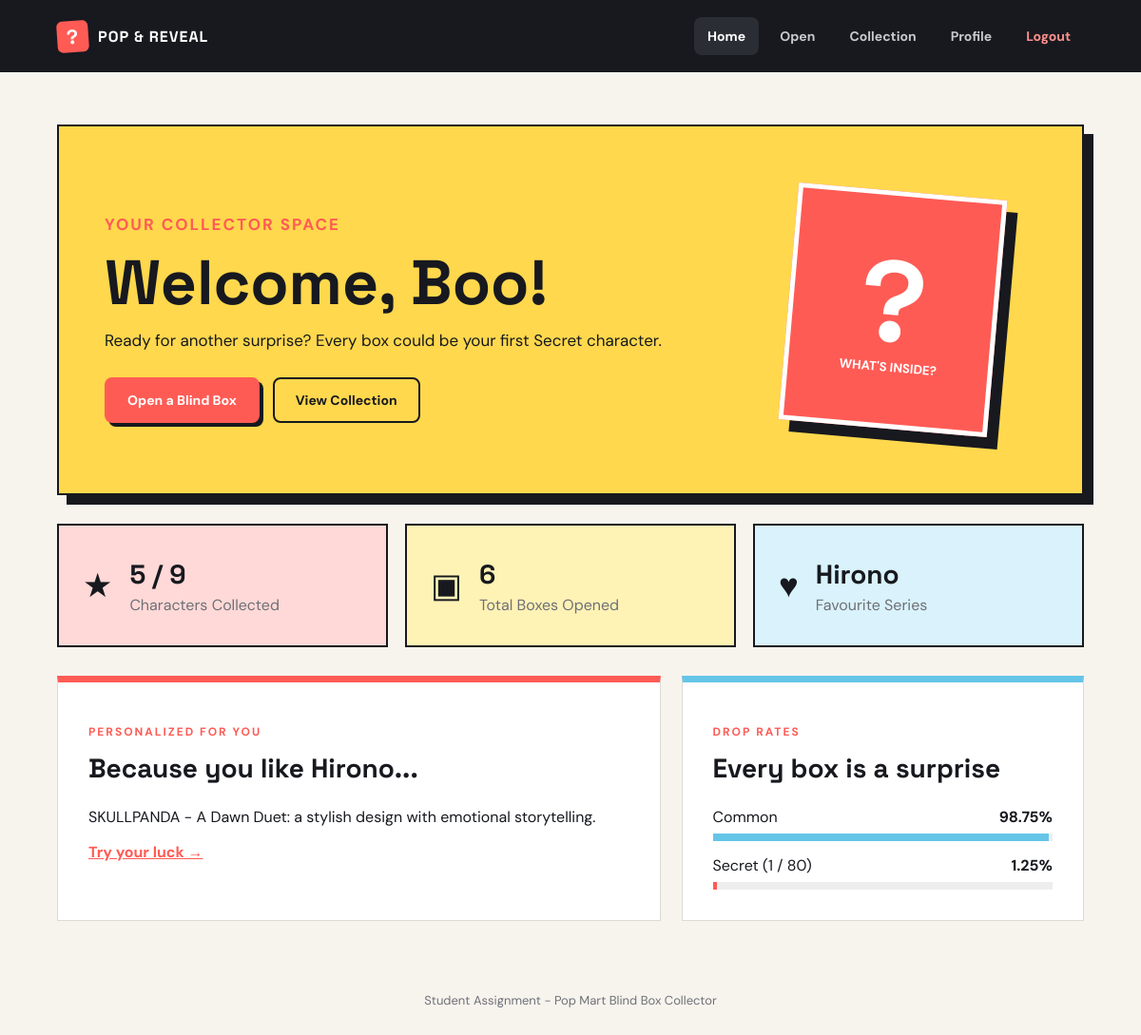
/dashboard.php (signed in), run on the app's committed database.
### tables this page shows
CREATE TABLE `users` (
  `id` int(11) NOT NULL,
  `full_name` varchar(100) NOT NULL,
  `email` varchar(120) NOT NULL,
  `phone` varchar(30) NOT NULL,
  `password` varchar(255) NOT NULL,
  `favorite_series` varchar(50) DEFAULT '',
  `favorite_color` varchar(30) DEFAULT '',
  `collecting_purpose` varchar(30) DEFAULT '',
  `created_at` timestamp NOT NULL DEFAULT current_timestamp()
);

### dashboard.php (the view, shortened to what this page needs)
<?php
$servername = "localhost";
$username = "popmart_collector";
$password = "pop123";
$dbname = "popmart_collector";
$conn = new mysqli($servername, $username, $password, $dbname);
mysqli_set_charset($conn, "utf8mb4");
$session_email = mysqli_real_escape_string($conn, $_SESSION["email"]);
$user_query = "SELECT * FROM users WHERE email = '$session_email'";
$user_result = mysqli_query($conn, $user_query);
$user = mysqli_fetch_assoc($user_result);
$user_id = $user["id"];
$collected_count = 0;
$total_draws = 0;
$collection_query = "SELECT * FROM collection WHERE user_id = '$user_id'";
$collection_result = mysqli_query($conn, $collection_query);
while ($collection_row = mysqli_fetch_assoc($collection_result)) {
    $collected_count++;
    $total_draws = $total_draws + $collection_row["quantity"];
}
$character_query = "SELECT * FROM characters";
$character_result = mysqli_query($conn, $character_query);
$total_characters = mysqli_num_rows($character_result);
$favorite = $user["favorite_series"];
$favorite_display = $favorite;
if ($favorite == "") {
    $favorite_display = "Not Set";
    $recommendation = "Complete your profile to receive a personalized series recommendation.";
} else if ($favorite == "Labubu") {
    $recommendation = "HIRONO - My Deepest Secret: another expressive character with a strong personality.";
} else if ($favorite == "Dimoo") {
    $recommendation = "TWINKLE TWINKLE - Waiting in Snow: a dreamy style with soft colours.";
} else if ($favorite == "Hirono") {
    $recommendation = "SKULLPANDA - A Dawn Duet: a stylish design with emotional storytelling.";
} else if ($favorite == "Molly") {
    $recommendation = "HACIPUPU - Make Me Blush: a sweet and colourful character.";
} else if ($favorite == "Skullpanda") {
    $recommendation = "CRYBABY - Shall We Dance: a bold design with an expressive mood.";
} else if ($favorite == "Crybaby") {
    $recommendation = "LABUBU - Dive into Love: playful, mischievous, and full of surprises.";
} else if ($favorite == "Hacipupu") {
    $recommendation = "MOLLY - My Sweet Trouble: a cute style with a playful personality.";
} else if ($favorite == "Twinkle Twinkle") {
    $recommendation = "DIMOO - Whispers of Love: a gentle style filled with imagination.";
} else {
    $recommendation = "LABUBU - Dive into Love: playful, mischievous, and full of surprises.";
}
?>
<!DOCTYPE html>
<html lang="en">
<head>
    <link rel="stylesheet" href="style.css">
</head>
<body>
    <header class="topbar">
        <a class="brand" href="dashboard.php">
            <span class="brand-box">?</span>
            <span>POP & REVEAL</span>
        </a>
        <nav class="nav-links">
            <a class="active" href="dashboard.php"><span class="nav-icon">&#8962;</span><span class="nav-label">Home</span></a>
            <a href="open_box.php"><span class="nav-icon">?</span><span class="nav-label">Open</span></a>
            <a href="collection.php"><span class="nav-icon">&#9638;</span><span class="nav-label">Collection</span></a>
            <a href="profile.php"><span class="nav-icon">&#9786;</span><span class="nav-label">Profile</span></a>
            <a class="logout-link" href="logout.php" onclick="return confirm('Are you sure you want to logout?');"><span class="nav-icon">&#8594;</span><span class="nav-label">Logout</span></a>
        </nav>
    </header>
    <main class="page-container">
        <section class="hero">
            <div class="hero-content">
                <p class="eyebrow">YOUR COLLECTOR SPACE</p>
                <h1>Welcome, <?php echo htmlspecialchars($user["full_name"]); ?>!</h1>
                <p>Ready for another surprise? Every box could be your first Secret character.</p>
                <div class="hero-actions">
                    <a class="btn btn-primary" href="open_box.php">Open a Blind Box</a>
                    <a class="btn btn-outline" href="collection.php">View Collection</a>
                </div>
            </div>
            <div class="hero-box">
                <span>?</span>
                <small>WHAT'S INSIDE?</small>
            </div>
        </section>
        <section class="stats-grid">
            <article class="stat-card coral">
                <span class="stat-icon">&#9733;</span>
                <div>
                    <strong><?php echo $collected_count; ?> / <?php echo $total_characters; ?></strong>
                    <p>Characters Collected</p>
                </div>
            </article>
            <article class="stat-card yellow">
                <span class="stat-icon">&#9635;</span>
                <div>
                    <strong><?php echo $total_draws; ?></strong>
                    <p>Total Boxes Opened</p>
                </div>
            </article>
            <article class="stat-card blue">
                <span class="stat-icon">&#9829;</span>
                <div>
                    <strong><?php echo htmlspecialchars($favorite_display); ?></strong>
                    <p>Favourite Series</p>
                </div>
            </article>
        </section>
        <section class="content-grid">
            <article class="panel recommendation-panel">
                <p class="eyebrow">PERSONALIZED FOR YOU</p>
                <?php if ($favorite == "") { ?>
                    <h2>Your next favourite series...</h2>
                <?php } else { ?>
                    <h2>Because you like <?php echo htmlspecialchars($favorite); ?>...</h2>
                <?php } ?>
                <p><?php echo htmlspecialchars($recommendation); ?></p>
                <a href="open_box.php">Try your luck &rarr;</a>
            </article>
            <article class="panel rarity-panel">
                <p class="eyebrow">DROP RATES</p>
                <h2>Every box is a surprise</h2>
                <div class="rarity-row"><span>Common</span><strong>98.75%</strong></div>
                <div class="rate-bar"><i class="common-width"></i></div>
                <div class="rarity-row"><span>Secret (1 / 80)</span><strong>1.25%</strong></div>
                <div class="rate-bar secret-rate"><i class="secret-width"></i></div>
            </article>
        </section>
    </main>
    <footer>Student Assignment - Pop Mart Blind Box Collector</footer>
</body>
</html>

### style.css (style rules this page uses)
* { box-sizing: border-box; }
body { margin: 0; color: #17191f; background-color: #f7f4ee; font-family: "DM Sans", Arial, sans-serif; }
h1, h2, h3 { margin-top: 0; font-family: "Space Grotesk", Arial, sans-serif; }
a { color: inherit; }
.topbar { height: 76px; padding: 0 5%; display: flex; align-items: center; justify-content: space-between; background-color: #17191f; color: white; position: sticky; top: 0; z-index: 10; }
.brand { display: flex; align-items: center; gap: 10px; color: white; font-family: "Space Grotesk", Arial, sans-serif; font-weight: bold; text-decoration: none; letter-spacing: 1px; }
.brand-box { width: 33px; height: 33px; display: flex; align-items: center; justify-content: center; background-color: #ff5b55; color: white; border-radius: 6px; transform: rotate(-4deg); font-size: 21px; }
.nav-links { display: flex; align-items: center; gap: 8px; }
.nav-links a { color: #c9c9cd; padding: 11px 14px; text-decoration: none; border-radius: 8px; font-size: 14px; font-weight: bold; }
.nav-links a:hover, .nav-links a.active { color: white; background-color: #2a2d34; }
.nav-links .logout-link { color: #ff908c; }
.page-container { width: 90%; max-width: 1180px; min-height: calc(100vh - 136px); margin: auto; }
footer { color: #6f7077; text-align: center; padding: 30px; font-size: 13px; }
.eyebrow, .mini-label { color: #ff5b55; font-size: 12px; letter-spacing: 2px; font-weight: bold; }
.btn { min-height: 46px; padding: 13px 22px; display: inline-block; border: 2px solid transparent; border-radius: 8px; font-family: "DM Sans", Arial, sans-serif; font-size: 14px; font-weight: bold; text-align: center; text-decoration: none; cursor: pointer; }
.btn-primary { background-color: #ff5b55; color: white; box-shadow: 4px 4px 0 #17191f; }
.btn-outline { border-color: #17191f; color: #17191f; background-color: transparent; }
.hero { min-height: 390px; margin: 55px 0 26px; padding: 48px; display: flex; align-items: center; gap: 40px; background-color: #ffd84d; border: 2px solid #17191f; box-shadow: 10px 10px 0 #17191f; overflow: hidden; }
.hero-content { width: 65%; }
.hero h1 { margin: 15px 0; font-size: 66px; line-height: 1; }
.hero p { max-width: 610px; font-size: 17px; }
.hero-actions { margin-top: 28px; display: flex; gap: 14px; }
.hero-box { width: 220px; height: 250px; margin: auto; display: flex; flex-direction: column; align-items: center; justify-content: center; color: white; background-color: #ff5b55; border: 5px solid white; box-shadow: 12px 12px 0 #17191f; transform: rotate(5deg); }
.hero-box span { font-family: "Space Grotesk", Arial, sans-serif; font-size: 120px; font-weight: bold; line-height: 1; }
.hero-box small { font-weight: bold; }
.stats-grid { margin: 30px 0; display: flex; gap: 18px; }
.stat-card { width: 33.33%; min-height: 130px; padding: 25px; display: flex; align-items: center; gap: 18px; border: 2px solid #17191f; }
.stat-card.coral { background-color: #ffd9d7; }
.stat-card.yellow { background-color: #fff2b5; }
.stat-card.blue { background-color: #d9f2fb; }
.stat-icon { font-size: 35px; }
.stat-card strong { font-family: "Space Grotesk", Arial, sans-serif; font-size: 28px; }
.stat-card p { margin: 4px 0 0; color: #6f7077; }
.content-grid { margin-bottom: 45px; display: flex; gap: 22px; }
.content-grid .recommendation-panel { width: 60%; }
.content-grid .rarity-panel { width: 40%; }
.panel { padding: 32px; background-color: white; border: 1px solid #dedbd4; }
.panel h2 { font-size: 28px; }
.recommendation-panel { border-top: 7px solid #ff5b55; }
.recommendation-panel a { color: #ff5b55; font-weight: bold; }
.rarity-panel { border-top: 7px solid #65c5e8; }
.rarity-row { margin: 15px 0 7px; display: flex; justify-content: space-between; }
.rate-bar { height: 8px; background-color: #eeeeee; }
.rate-bar i { height: 100%; display: block; background-color: #65c5e8; }
.rate-bar .common-width { width: 98.75%; }
.rate-bar .secret-width { width: 1.25%; background-color: #ff5b55; }

### data on the page
users: full_name "Boo", favorite_series "Hirono", favorite_series "SKULLPANDA - A Dawn Duet: a stylish design with emotional storytelling."

### other printed values
$collected_count "5"
$total_characters "9"
$total_draws "6"
